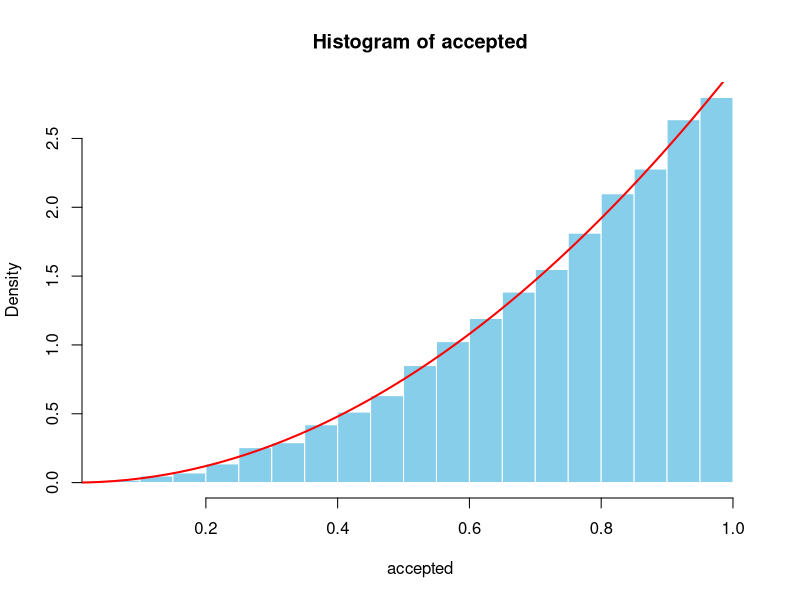
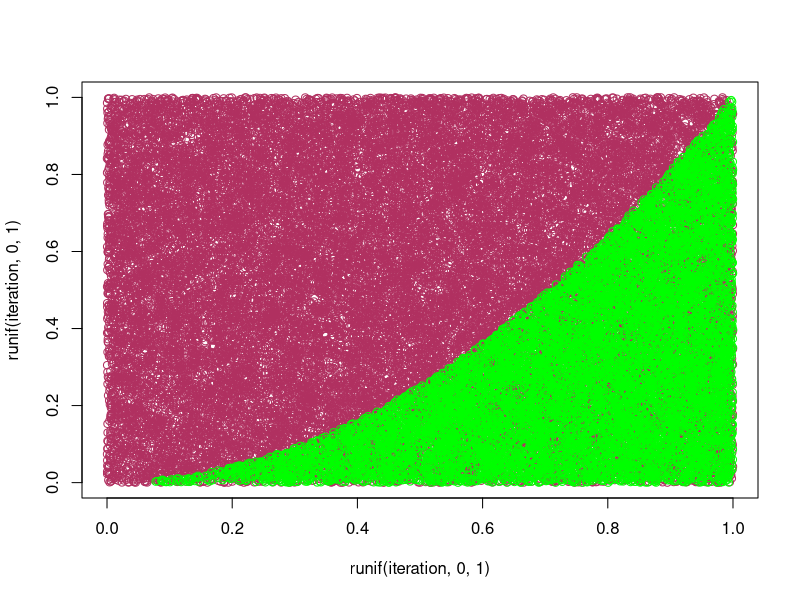
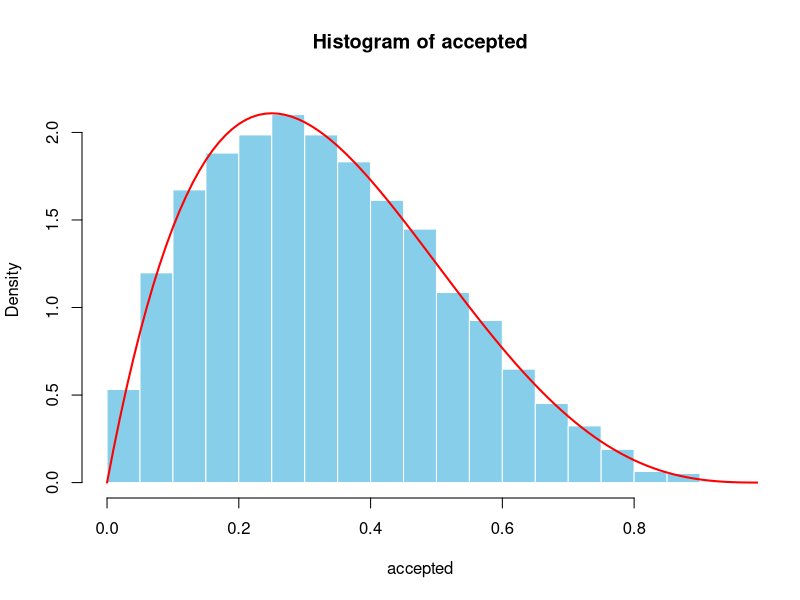
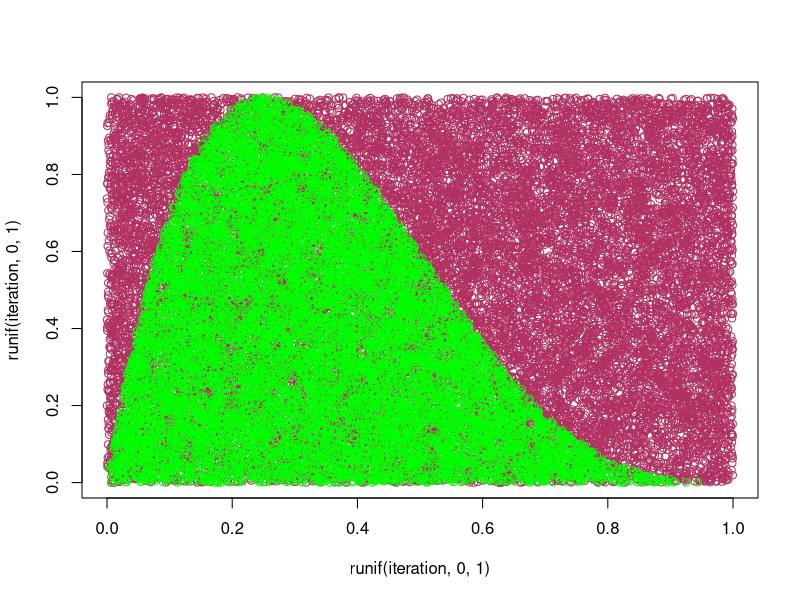
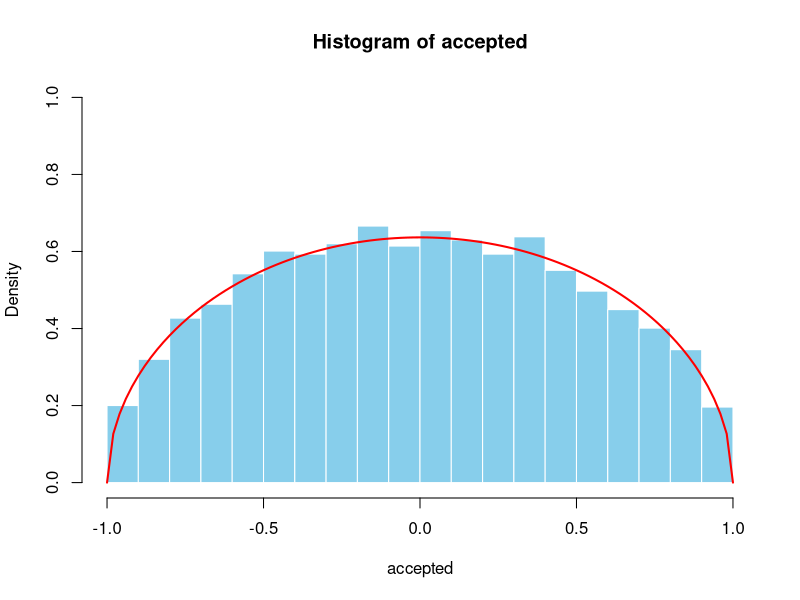
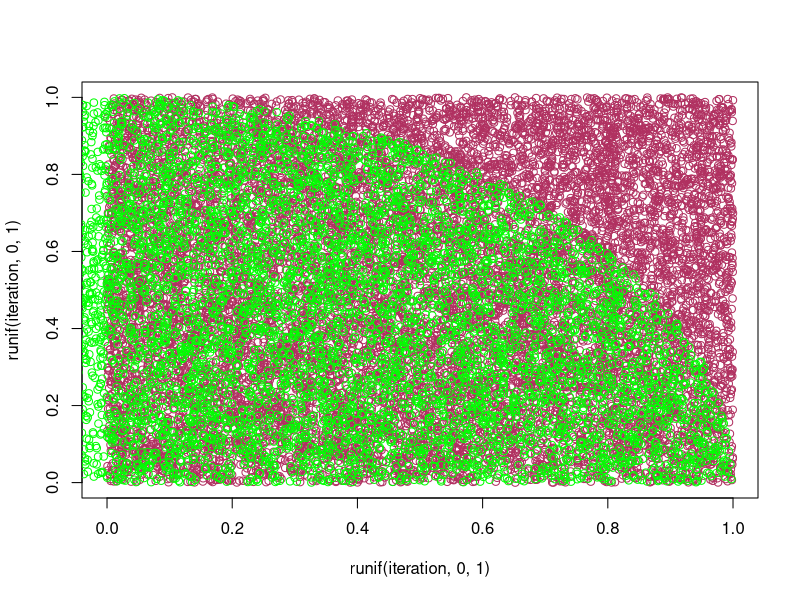

Recreate these plots in R, in order.
##############################
# Lecture 1 Notes            #
##############################

# Use the acceptance-rejection method to simulate a random sample from the distribution
# with density: f(x) = 3x^2, 0 < x < 1

n <- 10000 # number of accepted candidates needed
accepted <- numeric(n) # storing values from the candidate density
u_accepted <- numeric(n) # storing corresponding u values for accepted candidates
i <- 0 # counter for accepted candidates
iteration <- 0 # (optional) counter for total iteraions
while(i < n){
  y <- runif(1, 0, 1) # candidate from g
  u <- runif(1, 0, 1) # u ~ uniform(0, 1)
  ftgt <- y^2 # f(x)/cg(x)
  
  if(u < ftgt){
    i <- i+1
    accepted[i] <- y
    u_accepted[i] <- u
  }
  iteration <- iteration + 1
}
# Graphing the generated density
hist(accepted, prob = TRUE, col = "skyblue", border = "white")
curve(3*x^2, -1, 1, add = TRUE, col = "red", lwd = 2)

plot(runif(iteration, 0, 1), runif(iteration, 0, 1), pch=1, col = "maroon")
points(accepted, u_accepted, pch = 1 , col = "green")

# Comparing the iterations
c <- 3
1/c
n/iteration

# Use the acceptance-rejection method to simulate a random sample from the 
# beta distribution where alpha = 2, beta = 4.

n <- 10000 
accepted <- numeric(n) 
u_accepted <- numeric(n) 
i <- 0 
iteration <- 0 
c <- 135/64
while(i < n){
  y <- runif(1, 0, 1) # candidate from g
  u <- runif(1, 0, 1) # u ~ uniform(0, 1)
  ftgt <- (20*y*(1-y)^3)/c # f(x)/cg(x)
  
  if(u < ftgt){
    i <- i+1
    accepted[i] <- y
    u_accepted[i] <- u
  }
  iteration <- iteration + 1
}
# Graphing the generated density
hist(accepted, prob = TRUE, ylim = c(0, 2.2), col = "skyblue", border = "white")
curve(dbeta(x, shape1 = 2, shape2 = 4), 0, 1, add = TRUE, col = "red", lwd = 2)

plot(runif(iteration, 0, 1), runif(iteration, 0, 1), pch=1, col = "maroon")
points(accepted, u_accepted, pch = 1 , col = "green")

# Comparing the iterations
1/c
n/iteration

# Use the acceptance-rejection method to simulate a random sample from the 
# distribution with density:
# f_{X}(x) = \begin{cases}
#    \frac{2}{\pi} \sqrt{1 - x^{2}} & |x| < 1, \\
#    0 & \text{otherwise.}
#    \end{cases}
#    \]

n <- 10000 
accepted <- numeric(n) 
u_accepted <- numeric(n) 
i <- 0 
iteration <- 0
c <- 4/pi
while(i < n){
  y <- runif(1, -1, 1) # candidate from g
  u <- runif(1, 0, 1) # u ~ uniform(0, 1)
  ftgt <- sqrt(1-y^2)  # f(x)/cg(x)
  
  if(u < ftgt){
    i <- i+1
    accepted[i] <- y
    u_accepted[i] <- u
  }
  iteration <- iteration + 1
}
# Graphing the generated density
hist(accepted, prob = TRUE, ylim = c(0, 1), col = "skyblue", border = "white")
curve(2/pi *sqrt(1-x^2), -1, 1, add = TRUE, col = "red", lwd = 2)

plot(runif(iteration, 0, 1), runif(iteration, 0, 1), pch=1, col = "maroon")
points(accepted, u_accepted, pch = 1 , col = "green")

# Comparing the iterations
1/c
n/iteration


